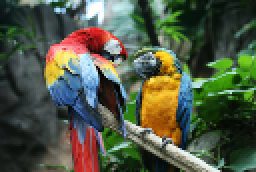
%> input picture sheet4/parrot.jpg, 128 x 86 px (shown 2 times larger)
$ octave group31_sheet4_1.m   (GNU Octave 9; MATLAB toolbox functions it lacks are replaced by stand-ins)
%> lines starting %> are read from the running program, lines starting %| are printed output that depends on the picture
close all;

img = imread('parrot.jpg');
%> img is the input picture: size 86x128x3 uint8; mean R, G, B 80.4, 88.8, 68.8
%imshow(img);

X = img(:,:,1); X = X(:);
%> after `X = img(:,:,1)`:
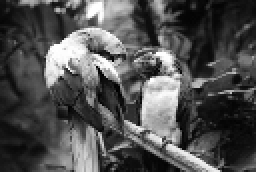
%> X: size 86x128 uint8 (shown 2 times larger); min 0, max 255, mean 80.4
Y = img(:,:,2); Y = Y(:);
%> after `Y = img(:,:,2)`:
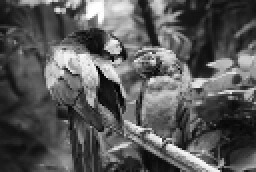
%> Y: size 86x128 uint8 (shown 2 times larger); min 0, max 255, mean 88.8
Z = img(:,:,3); Z = Z(:);
%> after `Z = img(:,:,3)`:
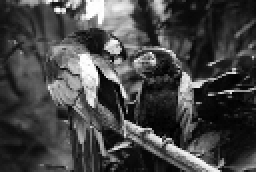
%> Z: size 86x128 uint8 (shown 2 times larger); min 0, max 255, mean 68.8

pts = double([X,Y,Z]);

%scatter3(X,Y,Z)
%%
%> (the run ends here)
